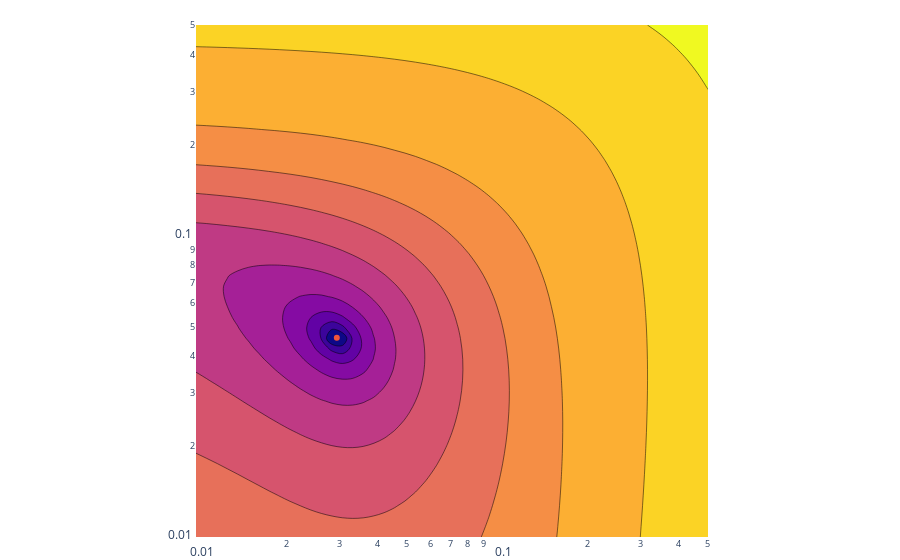

Notebook code cell kept with this figure:
### Code cell
b = InferSIRQ(weight_c=0.01)
b.fit(city, sample, confirmed)
b.beta, b.gamma, b.theta
